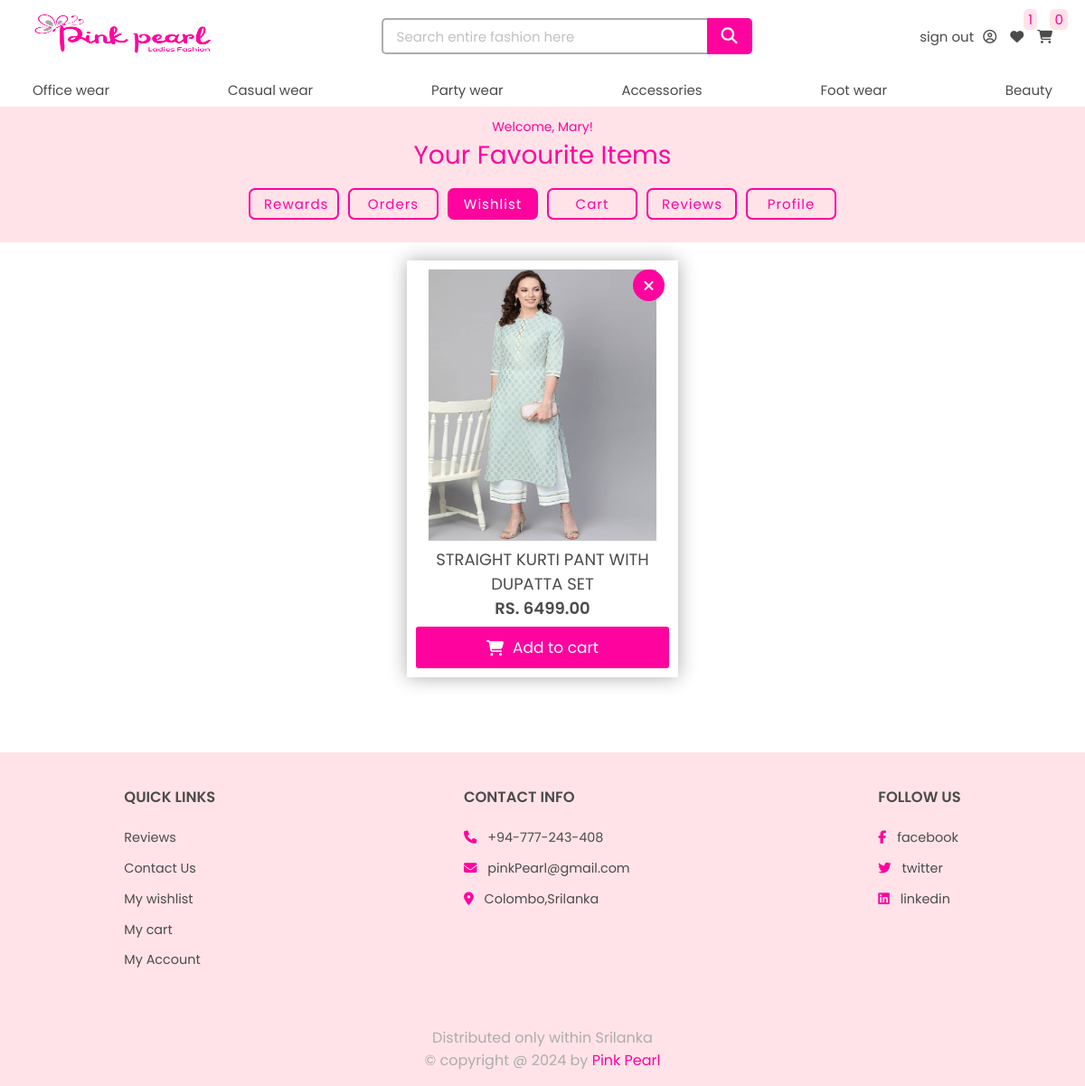
The app's page /myaccount/wishlist.php (signed in), older data.
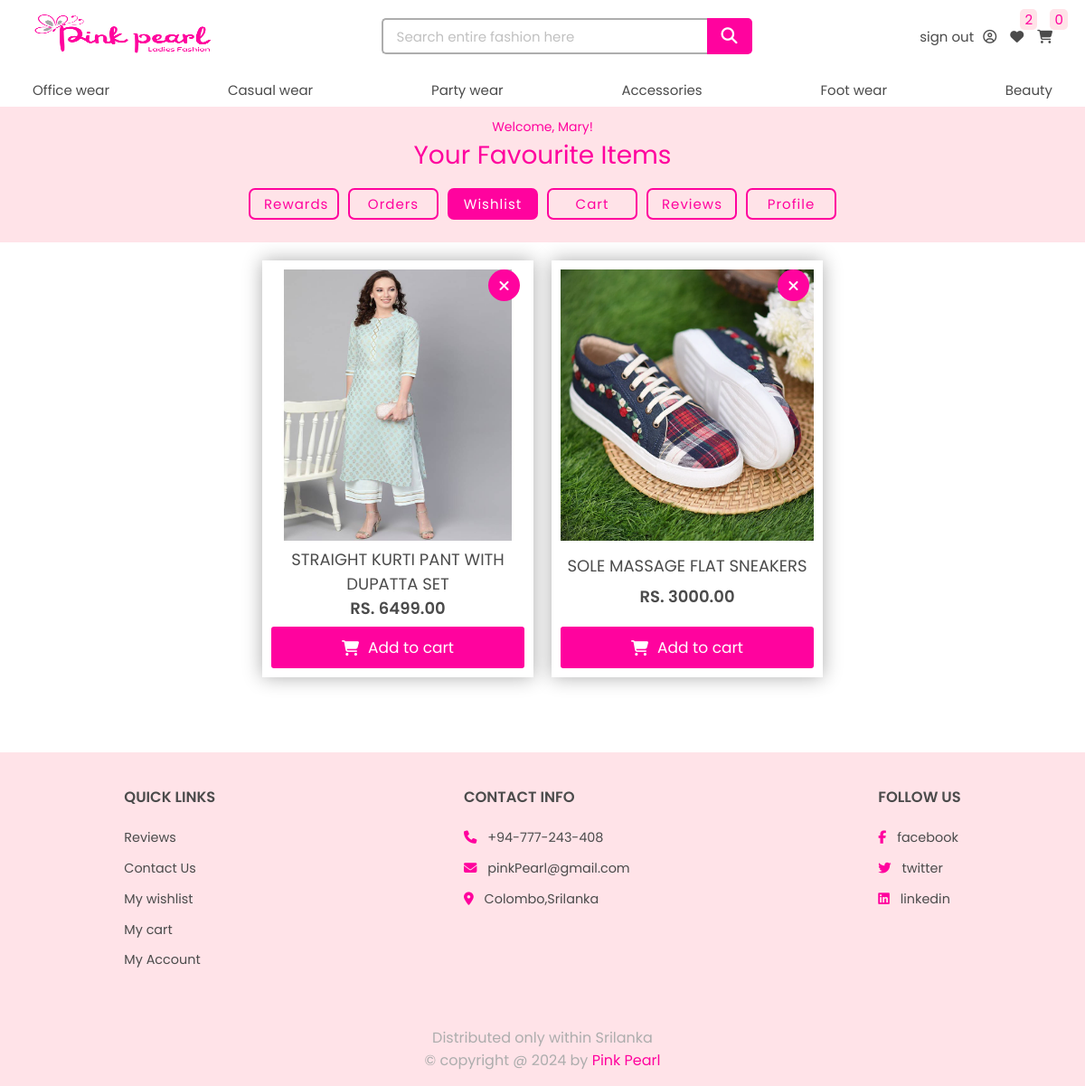
The same page, newer data.
### tables this page shows
CREATE TABLE `main_category` (
  `main_category_id` int(11) NOT NULL,
  `category_name` varchar(255) NOT NULL,
  `description` varchar(100) NOT NULL,
  `image_url` varchar(255) NOT NULL
);

CREATE TABLE `users` (
  `user_id` int(11) NOT NULL,
  `username` varchar(50) NOT NULL,
  `first_name` varchar(100) NOT NULL,
  `last_name` varchar(100) NOT NULL,
  `phone` varchar(15) NOT NULL,
  `address_line1` text NOT NULL,
  `address_line2` text NOT NULL,
  `email` varchar(100) NOT NULL,
  `password` char(255) NOT NULL,
  `reg_date` date NOT NULL DEFAULT current_timestamp(),
  `user_type` varchar(50) NOT NULL,
  `current_point_balance` int(11) NOT NULL
);

CREATE TABLE `wishlist` (
  `wishlist_id` int(11) NOT NULL,
  `user_id` int(11) NOT NULL,
  `product_id` int(11) NOT NULL
);

CREATE TABLE `products` (
  `product_id` int(11) NOT NULL,
  `product_name` varchar(250) NOT NULL,
  `price` float(10,2) NOT NULL,
  `description` varchar(255) NOT NULL,
  `image_url` text NOT NULL,
  `reg_date` date NOT NULL DEFAULT current_timestamp()
);

### myaccount/wishlist.php (the view, shortened to what this page needs)
<?php
    include('../main-header/header.php');
    $wishlistQuery = "select * from wishlist w, products p where w.product_id = p.product_id and user_id = " . $_SESSION['user_id'];
    $wisthlist_res = mysqli_query($connection, $wishlistQuery);
?>
<!DOCTYPE html>
<html lang="en">
<head>
    <link rel="stylesheet" href="style.css">
    <link rel="stylesheet" href="../shop/style.css">
</head>
<body>
    <div class="myaccount">
        <div class="header">
            <p>Welcome, <?php echo getUserName($connection); ?>!</p>
            <h1>Your Favourite Items</h1>
            <div class="options">
                <span><a href="rewards.php">Rewards</a></span>
                <span><a href="orders.php">Orders</a></span>
                <span><a href="wishlist.php" class="active">Wishlist</a></span>
                <span><a href="cart.php">Cart</a></span>
                <span><a href="review.php">Reviews</a></span>
                <span><a href="profile.php">Profile</a></span>
            </div>
        </div>
            <?php
                if (mysqli_num_rows($wisthlist_res) > 0) {
                    echo "<div class='content wishlist-wrapper'>";
                    while($wishlist_item = mysqli_fetch_array($wisthlist_res)) {
                        echo "
                                <div class='wishlist-card'>
                                        <img src='../uploadedImages/". $wishlist_item['image_url'] . "'>
                                        <div style='margin-top:7px;'>". $wishlist_item['product_name'] . "</div>
                                        <div style='text-align:center;font-weight:600;'>Rs. ". $wishlist_item['price'] . "</div>
                                        <form action='wishlist.php?wishlist_id=" . $wishlist_item['wishlist_id'] . "' method='post'>
                                            <button class='remove-item' type='submit' name='remove'><i class='fa fa-times' aria-hidden='true'></i></button>
                                        </form>
                                        <button class='cart-btn' name=" . $wishlist_item['product_id'] . "><i class='fa fa-shopping-cart' aria-hidden='true'></i>Add to cart</button>
                                </div>
                            ";
                    }
                    echo "</div>";
            ?>
            <?php
                }
                else {
                    echo "<div class='empty-order-history'>
                            <h3>Your wishlist is empty!</h3>
                            <p>Seems like you don't have wishes here.<br> Make a wish!</p>
                            <a href='../shop/index.php'><button>Start shopping</button></a>
                        </div>";
                }
            ?>
    </div>
    <?php include('../shop/footer.php') ?>
</body>
</html>
<?php
    function getUserName($connection) {
        $query = 'select username from users where user_id = ' . $_SESSION['user_id'];
        $result = mysqli_query($connection, $query);
        $name = mysqli_fetch_assoc($result)['username'];
        return $name;
    }
?>

### main-header/header.php (shortened to what this page needs)
<?php
    include('../database/dbconnection.php');
    $no_of_wishlist_items = 0;
    $no_of_cart_items = 0;
    if (isset($_SESSION['isLogged']) && $_SESSION['isLogged']) {
        $no_of_wishlist_items = getNoOfWishlistItems($connection, $_SESSION['user_id']);
        $no_of_cart_items = getNoOfCartItems($connection, $_SESSION['user_id']);
    }
    $main_category_res = mysqli_query($connection, "SELECT * FROM main_category")
                    or die('Category query failed');
    $main_categories = mysqli_fetch_all($main_category_res, MYSQLI_ASSOC);
?>
<!DOCTYPE html>
<html lang="en">
<head>
    <link rel="stylesheet" href="../index.css">
    <link rel="stylesheet" href="../../Ladies-fashion-full-stack-website//main-header//header.css">
</head>
<body>
    <header>
        <div class="top-header">
            <div class="logo"><a href="../shop/index.php"><img src="../uploadedImages/logo.png" alt="Pink-pearl-logo"></a></div>
            <form class="search laptop-setup " action="../main-header/header.php" method='post'>
                <input type="text" placeholder="Search entire fashion here" name='search-word'><button type="submit" name="search"><i class="fa fa-search" aria-hidden="true"></i></button>
            </form>
            <div class="top-header-right">
                <?php
                    if (isset($_SESSION['isLogged']) && $_SESSION['isLogged']) {
                        echo "<span class='user laptop-setup'>" .
                                 "<a href='../account/logout.php'>sign out</a><a href='../myaccount/rewards.php'><i class='fa fa-user-circle-o' aria-hidden='true'></i></a>" .
                             "</span>";
                    }
                    else {
                        echo "<span class='laptop-setup'><a href='../account/login.php'>Sign in  </a> / <a href='../account/register.php'>Sign up</a></span>";
                    }
                ?>
                <span><a href="../myaccount/wishlist.php"><i class="fa fa-heart" aria-hidden="true"></i></a><span><?php echo $no_of_wishlist_items; ?></span></span>
                <span><a href="../myaccount/cart.php"><i class="fa fa-shopping-cart" aria-hidden="true"></i></a><span><?php echo $no_of_cart_items; ?></span></span>
            </div>
        </div>
        <div class="bottom-header">
            <ul>
                <?php
                    foreach ($main_categories as $main) {
                        echo "<li><a href='../fashion/fashion.php?main=" . $main['main_category_id'] . "'>" . $main['category_name'] . "</a> </li>";
                    }
                ?>
            </ul>
        </div>
    </header>
</body>
</html>
<?php
    function getNoOfWishlistItems($connection, $id) {
        $sql = "select * from wishlist where user_id=" . $id ;
        $result = mysqli_query($connection, $sql);
        $noOfItems = mysqli_num_rows($result);
        return $noOfItems;
    }
    function getNoOfCartItems($connection, $id) {
        $sql = "select sum(quantity) as sum from shopping_cart where user_id=" . $id ;
        $result = mysqli_query($connection, $sql);
        $noOfItems = mysqli_fetch_assoc($result)['sum'];
        return 0;
    }
?>

### shop/footer.php (shortened to what this page needs)
<!DOCTYPE html>
<html lang="en">
<head>
   <link rel="stylesheet" href="https://cdnjs.cloudflare.com/ajax/libs/flag-icon-css/7.0.2/css/flag-icons.min.css" />
</head>
<body>
<section class="footer">
<div class="box-container">
   <div class="box">
      <h3>quick links</h3>
      <a href="../shop/review.php">Reviews</a>
      <a href="../shop/index.php#contact">Contact Us</a>
      <a href="../myaccount/wishlist.php">My wishlist</a>
      <a href='../myaccount/cart.php'>My cart</a>
      <a href='../myaccount/rewards.php'>My Account</a>
   </div>
   <div class="box">
      <h3>Contact info</h3>
      <p> <i class="fas fa-phone"></i> +94-777-243-408 </p>
      <p> <i class="fas fa-envelope"></i> pinkPearl@gmail.com </p>
      <p> <i class="fas fa-map-marker-alt"></i> Colombo,Srilanka </p>
   </div>
   <div class="box">
      <h3>Follow us</h3>
      <a href="#"> <i class="fab fa-facebook-f"></i> facebook </a>
      <a href="#"> <i class="fab fa-twitter"></i> twitter </a>
      <a href="#"> <i class="fab fa-linkedin"></i> linkedin </a>
   </div>
</div>
<p class="credit"> Distributed only within Srilanka <br> &copy; copyright  @ <?php echo date('Y'); ?> by <span>Pink Pearl</span> <br>
</p>
</section>
</body>
</html>

### index.css (style rules this page uses)
* { margin: 0;padding: 0; box-sizing: border-box; font-family: 'Poppins', sans-serif; font-weight: 400; text-decoration: none; list-style-type: none; color: var(--black); outline: none; }
:root { --white: white; --black: rgb(75, 75, 75); --grey: rgb(173, 173, 173); --lightpink: rgb(255, 227, 232); --pink: #FF039E; }
button, .button { padding: 10px 25px; background-color: var(--pink); font-size: 20px; border: none; color: var(--white); cursor: pointer; transition: 0.3s; border-radius: 3px; display: flex; align-items: center; justify-content: center; gap: 10px; }
button i { color: var(--white); }

### main-header/header.css (style rules this page uses)
header { height: 15vh; position: fixed; width: 100%; z-index: 1000; }
.top-header { height: 10vh; padding: 1% 8%; display: flex; align-items: center; justify-content: space-between; background-color: var(--white); }
.top-header .logo img { width: 200px; height: 47px; }
.top-header .search { width: 400px; height: 100%; display: flex; align-items: center; justify-content: center; }
.top-header .search input { padding: 8px 50px 8px 15px; width: 360px; height: 40px; border-radius: 5px 0 0 5px; border: 2px solid var(--grey); border-right: none; font-size: 15px; }
.top-header .search button { height: 40px; width: 40px; display: flex; align-items: center; justify-content: center; border-radius: 0 5px 5px 0; font-size: 18px; color: var(--white); }
.top-header .top-header-right { height: 100%; display: flex; align-items: center; gap: 15px; }
.top-header .top-header-right > span { position: relative; }
.top-header .top-header-right span span { color: var(--pink); background-color: var(--lightpink); position: absolute; top: -80%; padding: 0px 5px; right: -100%; font-size: 15px; border-radius: 5px; }
.top-header .top-header-right .user i { margin-left: 10px; }
.bottom-header { height: 5vh; padding: 0 8%; background-color: var(--white); border-bottom: 2px solid var(--lightpink); }
.bottom-header ul { height: 100%; display: flex; align-items: center; justify-content: space-between; width: 100%; }
header a { font-size: 15px; }
header a, header i { transition: 0.3s; cursor: pointer; }
@media all and (max-width:1200px) { .top-header, .bottom-header { padding: 1% 3%; } }

### myaccount/style.css (style rules this page uses)
.myaccount { min-height: 100vh; width: 100%; padding: 15vh 0 20px; display: flex; align-items: center; justify-content: flex-start; flex-direction: column; }
button { font-size: 16px; }
.myaccount .header { background-color: var(--lightpink); width: 100%; padding: 10px 0; display: flex; align-items: center; justify-content: center; flex-direction: column; }
.myaccount .content { width: 100%; padding: 20px 8%; }
.myaccount .header h1, .myaccount .header p { width:100%; text-align: center; color: var(--pink); }
.myaccount .options { width: 100%; padding: 10px; font-size: 15px; margin: 5px 0; display: flex; justify-content: center;gap: 10px; }
.myaccount .options span a { display: inline-block; padding: 4px 15px; transition: 0.3s; width:100px; text-align: center; background-color: transparent; border: 2px solid var(--pink); color: var(--pink);border-radius: 7px;letter-spacing: 1px; }
.myaccount .options span a.active { background-color: var(--pink); color: var(--white); }
input::placeholder { color: rgb(193, 193, 193); }
.myaccount form { width: 100%; max-width: 500px; }
.content.wishlist-wrapper, .content .cart-items-wrapper { width: 100%; display: grid; grid-template-columns: repeat(auto-fit, 300px); grid-gap: 20px; justify-content: center; }
.content .wishlist-card, .content .cart-card { position: relative; box-shadow: 0 0 20px var(--grey); display: flex; flex-direction: column; padding: 10px; align-items: center; justify-content: space-between; transition: 0.3s; }
.content .wishlist-card img, .content .cart-card img { width: 100%; height: 300px; transition: 0.3s; }
.content .wishlist-card div { font-size: 18px; text-transform: uppercase; text-align: center; width: 100%; }
.content .wishlist-card button:not(.remove-item) { width: 100%; margin-top: 7px; font-size: 17px; display: flex; align-items: center; justify-content: center; gap: 10px; }
.content .wishlist-card button i { color: var(--white); }
.content .wishlist-card .remove-item, .content .cart-card .remove-item { padding: 0; position: absolute; top: 10px;right: 15px; height: 35px; width: 35px; display: flex;align-items: center; justify-content: center; border-radius: 50%; }
.content .wishlist-card .remove-item i, .content .cart-card .remove-item i { color: var(--white); }

Row changes from the older to the newer data that the page shows:
added wishlist: product.image_url (picture), product.product_name "SOLE MASSAGE FLAT SNEAKERS", product.price "3000.00"
Text that changed along with them:
$no_of_wishlist_items: "1" → "2"
